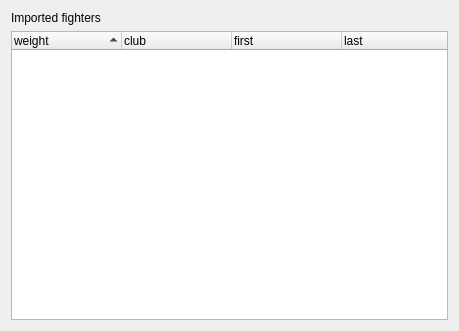
<?xml version="1.0" encoding="UTF-8"?>
<ui version="4.0">
 <class>CsvImportDlg</class>
 <widget class="QDialog" name="CsvImportDlg">
  <property name="geometry">
   <rect>
    <x>0</x>
    <y>0</y>
    <width>459</width>
    <height>331</height>
   </rect>
  </property>
  <property name="windowTitle">
   <string>CsvImportDlg</string>
  </property>
  <layout class="QVBoxLayout" name="verticalLayout">
   <item>
    <widget class="QLabel" name="label">
     <property name="text">
      <string>Imported fighters</string>
     </property>
    </widget>
   </item>
   <item>
    <widget class="QTreeWidget" name="treeWidget">
     <property name="alternatingRowColors">
      <bool>true</bool>
     </property>
     <property name="rootIsDecorated">
      <bool>false</bool>
     </property>
     <property name="uniformRowHeights">
      <bool>true</bool>
     </property>
     <property name="itemsExpandable">
      <bool>false</bool>
     </property>
     <property name="sortingEnabled">
      <bool>true</bool>
     </property>
     <property name="expandsOnDoubleClick">
      <bool>false</bool>
     </property>
     <attribute name="headerDefaultSectionSize">
      <number>110</number>
     </attribute>
     <column>
      <property name="text">
       <string>weight</string>
      </property>
     </column>
     <column>
      <property name="text">
       <string>club</string>
      </property>
     </column>
     <column>
      <property name="text">
       <string>first</string>
      </property>
     </column>
     <column>
      <property name="text">
       <string>last</string>
      </property>
     </column>
    </widget>
   </item>
  </layout>
 </widget>
 <layoutdefault spacing="6" margin="11"/>
 <resources/>
 <connections/>
</ui>
